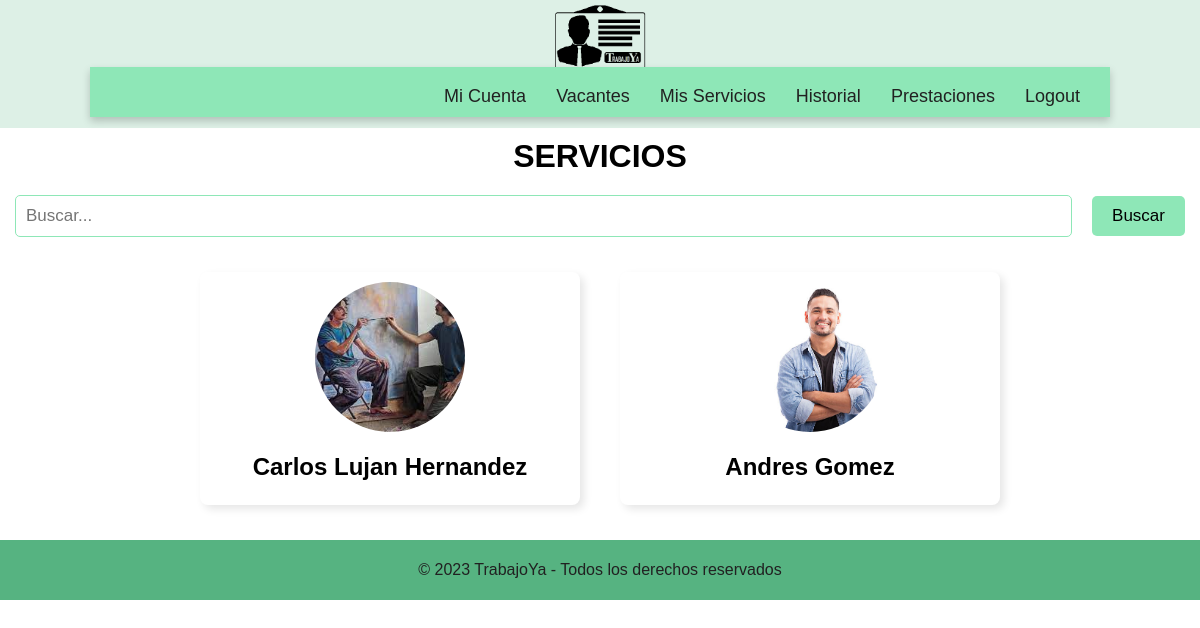
/trabajador/trabajadores/, run on the app's committed database.
### cuenta/models.py (models this page shows, shortened)
class Trabajador(models.Model):
    usuario = models.OneToOneField(Usuario, on_delete=models.CASCADE, primary_key=True, related_name='trabajador')
    foto= models.ImageField(upload_to='images/')
    identificacion = models.CharField(max_length=10, validators=[validar_numero])
    nombre = models.CharField(max_length=50)
    apellidos = models.CharField(max_length=50)
    fecha_nacimiento = models.DateField(validators=[validar_edad])
    celular = models.CharField(max_length=50, validators=[validar_numero])
    habilidades= models.CharField(max_length=50)
    experiencia= models.CharField(max_length=50)

### trabajador/views.py (the view)
# urls.py: path('trabajadores/', views.trabajadores, name='trabajadores'),
def trabajadores(request):
    buscar_termino = request.GET.get('buscarTermino')
    if buscar_termino:
        trabajadores = Trabajador.objects.filter(
                Q(nombre__icontains=buscar_termino) |  Q(apellidos__icontains=buscar_termino) | Q(celular__icontains=buscar_termino) |
                Q(habilidades__icontains=buscar_termino) | Q(experiencia_laboral__icontains=buscar_termino)
            )
    else:
        trabajadores= Trabajador.objects.all()
    return render(request, 'trabajadores.html', {'trabajadores': trabajadores})

### trabajador/templates/trabajadores.html (shortened to what this page needs)
<!DOCTYPE html>
{% extends 'baseTrabajador.html' %}
{% load static %}
    {% block additional_styles %}
    <link rel="stylesheet" href="{% static 'css/trabajadores.css' %}">
    {% endblock additional_styles %}
        {% block content %}
        <h1>SERVICIOS</h1>
        <form action="" class="search-bar">
            <input type="text" class="form-control" name="searchTerm" placeholder="Buscar...">
            <button type="submit" class="btn btn-primary">Buscar</button>
        </form>
        <div class="trabajador-list">
            {% for trabajador in trabajadores %}
            <div class="trabajador-card">
                <a href="{% url 'perfil'  trabajador_id=trabajador.identificacion %}">
                    <img src="{{ trabajador.foto.url }}" alt="Foto">
                </a>
                <div class="card-content p-3 mx-2">
                    <h2>{{ trabajador.nombre }} {{ trabajador.apellidos }}</h2>
                </div>
            </div>
            {% endfor %}
        </div>
        {% endblock content %}

### static/css/trabajador/baseTrabajador.css (style rules this page uses)
html { font-family: "Poppins", sans-serif; line-height: 1.15; -webkit-text-size-adjust: 100%; -webkit-tap-highlight-color: rgba(0, 0, 0, 0); }
body { margin: 0; font-size: 1rem; line-height: 1.5; text-align: left; }

### static/css/trabajadores.css (style rules this page uses)
h1 { text-align: center; margin:0; padding:0; }
.search-bar { margin-top: 0; display: flex; align-items: center; justify-content: center; padding: 15px; }
.form-control { padding: 10px; font-size: 17px; border: 1px solid #8ee7b7; border-radius: 5px; width: 100%; }
.btn { padding: 10px 20px; font-size: 17px; text-decoration: none; background-color: #8ee7b7; color: #000000; border: none; border-radius: 5px; cursor: pointer; margin-left: 20px; }
.trabajador-list { display: flex; flex-wrap: wrap; justify-content: center; }
.trabajador-card { border-radius: 8px; box-shadow: 4px 4px 8px rgba(0, 0, 0, 0.1); overflow: hidden; width: 30%; margin: 20px; padding: 10px; text-align: center; }
.trabajador-card img { width: 150px; height: 150px; border-radius: 50%; object-fit: cover; margin: 0 auto; }
.trabajador-card h2 { margin: 10px; }

### data on the page
Trabajador: foto (picture), nombre "Carlos", apellidos "Lujan Hernandez"
Trabajador: foto (picture), nombre "Andres", apellidos "Gomez"
